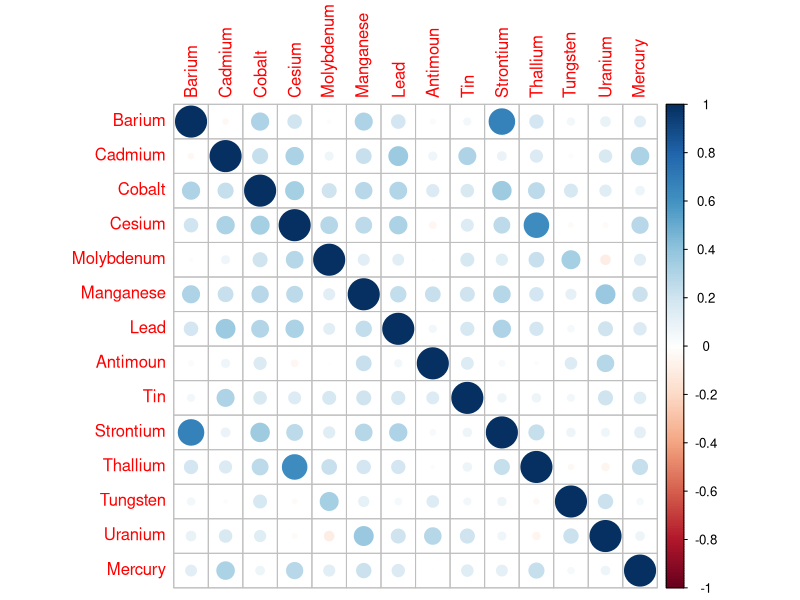
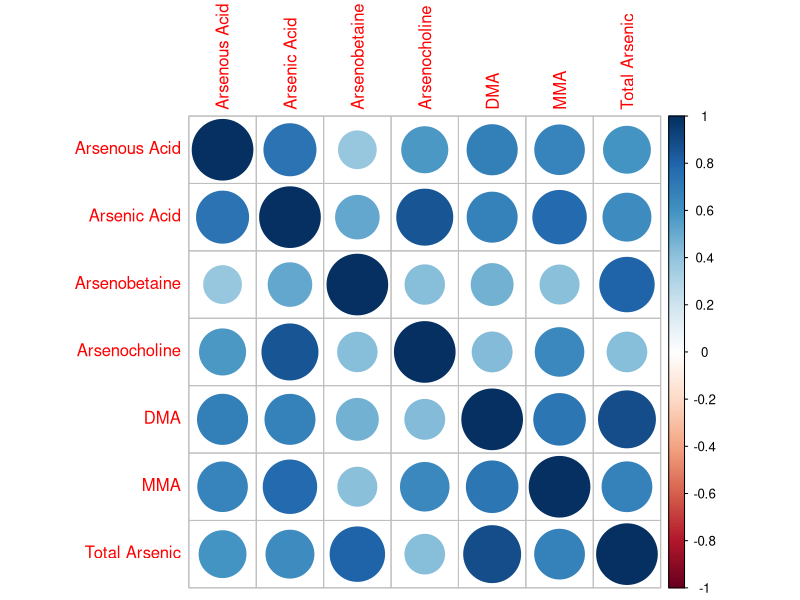

Write R code to recreate these figures, in order.
library(Hmisc)
library(corrplot)

dir1 <- "~/Desktop/Hypertension study/Cleaned Data Files"
setwd(dir1)

#correlation plot for metals
metal_data <- read.csv(file="Cleaned heavy metals data.csv", header=TRUE)
for (i in seq(from=3, to=27, by=2)){
  keep <- !is.na(metal_data[,i])
  metal_data <- metal_data[keep,]
}

Hg_data <- read.csv(file="Cleaned Hg data.csv", header=TRUE)
keep <- !is.na(Hg_data$URXUHG)
Hg_data <- Hg_data[keep,]

metal_data <- merge(metal_data, Hg_data, 
                    by.x="SEQN", by.y="SEQN", all=FALSE)
metal_data2 <- metal_data[,c(35:47,53)]

corr_mat <- rcorr(x=as.matrix(log10(metal_data2)))
cor_matr <- corr_mat$r
metal_names <- c("Barium", "Cadmium", "Cobalt", "Cesium", "Molybdenum", "Manganese",
                 "Lead", "Antimoun", "Tin", "Strontium", "Thallium", "Tungsten",
                 "Uranium", "Mercury")
colnames(cor_matr) <- metal_names
rownames(cor_matr) <- metal_names
corrplot(as.matrix(cor_matr))

#correlation plot for arsenic compounds
arsenic_data <- read.csv(file="Cleaned arsenic data.csv", header=TRUE)
for (i in seq(from=4, to=14, by=2)){
  keep <- !is.na(arsenic_data[,(i-1)])
  arsenic_data <- arsenic_data[keep,]
}
TA_data <- read.csv(file="Cleaned total arsenic data.csv", header=TRUE)

arsenic <- merge(arsenic_data, TA_data, by.x="SEQN", by.y="SEQN", all=FALSE)
arsenic2 <- arsenic[,c(30:35,49)]
corr_mat <- rcorr(x=as.matrix(log10(arsenic2)))
cor_matr <- corr_mat$r
arsenic_names <- c("Arsenous Acid","Arsenic Acid","Arsenobetaine",
                   "Arsenocholine","DMA","MMA","Total Arsenic")
colnames(cor_matr) <- arsenic_names
rownames(cor_matr) <- arsenic_names
corrplot(as.matrix(cor_matr))
